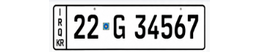
#> input picture assets/plate_types/private.png, 260 x 52 px
$ python generate_plate_city_assets.py
#> lines starting #> are read from the running program, lines starting #| are printed output that depends on the picture
"""Generate plate-city filter images from the unified Iraqi/KR private-plate template.

Deprecated: use the official reference sheet instead.
  1. Place it at assets/plate_cities/reference_sheet.png
  2. Run: python tools/extract_plate_city_reference.py

That extracts code_11.png … code_29.png with no pixel edits.
"""

from __future__ import annotations

from pathlib import Path

from PIL import Image, ImageDraw, ImageFont

PLATE_CITY_CODES: dict[str, str] = {
    "Baghdad": "11",
    "Basra": "14",
    "Erbil": "22",
    "Najaf": "28",
    "Karbala": "19",
    "Kirkuk": "25",
    "Mosul": "12",
    "Sulaymaniyah": "21",
    "Dohuk": "24",
    "Anbar": "15",
    "Halabja": "23",
    "Diyala": "20",
    "Maysan": "13",
    "Muthanna": "17",
    "Qadisiyyah": "16",
    "Babil": "18",
    "Dhi Qar": "27",
    "Salaheldeen": "26",
    "Wasit": "29",
}

KR_CITY_CODES = {"21", "22", "23", "24"}
TEMPLATE_CODE = "22"

OUTPUT_SCALE = 3
TILE_CROP = (0, 0, 148, 52)
TILE_OUTPUT_SIZE = (444, 156)

REPO = Path(__file__).resolve().parents[1]
TEMPLATE_PATH = REPO / "assets" / "plate_types" / "private.png"
OUT_DIR = REPO / "assets" / "plate_cities"

# Governorate code slot on private.png (replaces template "22").
CODE_ERASE = (50, 8, 68, 44)
KR_ERASE = (4, 35, 23, 50)

# Glyphs measured from private.png (260×52).
DIGIT_BOXES: dict[str, tuple[int, int, int, int]] = {
    "2": (53, 10, 67, 42),
    "3": (113, 10, 125, 42),
    "4": (135, 10, 146, 42),
    "5": (148, 10, 159, 42),
    "6": (161, 10, 173, 42),
    "7": (174, 10, 186, 42),
}


def _load_font(size: int) -> ImageFont.FreeTypeFont | ImageFont.ImageFont:
    for path in (
        REPO / "assets" / "fonts" / "FE-Mittelschrift.ttf",
        "C:/Windows/Fonts/arialbd.ttf",
        "C:/Windows/Fonts/ARIALNBI.TTF",
        "/usr/share/fonts/truetype/dejavu/DejaVuSansCondensed-Bold.ttf",
    ):
        p = Path(path)
        if p.is_file():
            return ImageFont.truetype(str(p), size)
    return ImageFont.load_default()


def _trim(img: Image.Image) -> Image.Image:
    bbox = img.getbbox()
    return img.crop(bbox) if bbox else img


def _extract_glyph(template: Image.Image, box: tuple[int, int, int, int]) -> Image.Image:
    return _trim(template.crop(box))


def _fit_font_glyph(ch: str, ref: Image.Image) -> Image.Image:
    target_h = ref.height
    best: Image.Image | None = None
    best_delta = 999
    for size in range(14, 42):
        font = _load_font(size)
        canvas = Image.new("RGBA", (ref.width * 4, target_h + 8), (0, 0, 0, 0))
        draw = ImageDraw.Draw(canvas)
        bbox = draw.textbbox((0, 0), ch, font=font)
        tw, th = bbox[2] - bbox[0], bbox[3] - bbox[1]
        x = (canvas.width - tw) // 2 - bbox[0]
        y = (canvas.height - th) // 2 - bbox[1]
        draw.text((x, y), ch, fill=(0, 0, 0, 255), font=font)
        glyph = _trim(canvas)
        delta = abs(glyph.height - target_h)
        if delta < best_delta:
            best_delta = delta
            best = glyph
    return best or ref


def _match_glyph_height(glyph: Image.Image, ref: Image.Image) -> Image.Image:
    if glyph.height == ref.height:
        return glyph
    ratio = ref.height / glyph.height
    return glyph.resize(
        (max(1, int(glyph.width * ratio)), ref.height),
        Image.Resampling.LANCZOS,
    )


def _build_digit_atlas(template: Image.Image) -> dict[str, Image.Image]:
    atlas = {name: _extract_glyph(template, box) for name, box in DIGIT_BOXES.items()}
    ref = atlas["3"]
    atlas["1"] = _match_glyph_height(_fit_font_glyph("1", ref), ref)
    atlas["9"] = _match_glyph_height(atlas["6"].rotate(180, expand=True), ref)
    atlas["0"] = _match_glyph_height(_fit_font_glyph("0", ref), ref)
    atlas["8"] = _match_glyph_height(_fit_font_glyph("8", ref), ref)
    return atlas


def _erase_rect(img: Image.Image, box: tuple[int, int, int, int]) -> None:
    x1, y1, x2, y2 = box
    patch = Image.new("RGBA", (x2 - x1, y2 - y1), (255, 255, 255, 255))
    img.paste(patch, (x1, y1))


def _compose_code_strip(code: str, atlas: dict[str, Image.Image]) -> Image.Image:
    glyphs = [atlas[ch] for ch in code]
    max_h = max(g.height for g in glyphs)
    total_w = sum(g.width for g in glyphs)
    strip = Image.new("RGBA", (total_w, max_h), (0, 0, 0, 0))
    x = 0
    for g in glyphs:
        y = (max_h - g.height) // 2
        strip.paste(g, (x, y), g)
        x += g.width
    return strip


def _paste_city_code(img: Image.Image, code: str, atlas: dict[str, Image.Image]) -> None:
    _erase_rect(img, CODE_ERASE)
    strip = _compose_code_strip(code, atlas)
    x1, y1, x2, y2 = CODE_ERASE
    box_w, box_h = x2 - x1, y2 - y1

    if strip.width > box_w:
        ratio = box_w / strip.width
        strip = strip.resize(
            (box_w, max(1, int(strip.height * ratio))),
            Image.Resampling.LANCZOS,
        )
    if strip.height > box_h:
        ratio = box_h / strip.height
        strip = strip.resize(
            (max(1, int(strip.width * ratio)), box_h),
            Image.Resampling.LANCZOS,
        )

    paste_x = x1 + (box_w - strip.width) // 2
    paste_y = y1 + (box_h - strip.height) // 2
    img.paste(strip, (paste_x, paste_y), strip)


def _draw_plate(code: str, template: Image.Image, atlas: dict[str, Image.Image]) -> Image.Image:
    img = template.copy()
    if code not in KR_CITY_CODES:
        _erase_rect(img, KR_ERASE)
    if code != TEMPLATE_CODE:
        _paste_city_code(img, code, atlas)
    cropped = img.crop(TILE_CROP)
    if OUTPUT_SCALE != 1:
        cropped = cropped.resize(TILE_OUTPUT_SIZE, Image.Resampling.NEAREST)
    return cropped


def _slug(city: str) -> str:
    return city.lower().replace(" ", "_")


def main() -> None:
    if not TEMPLATE_PATH.is_file():
        raise SystemExit(f"Missing template: {TEMPLATE_PATH}")

    OUT_DIR.mkdir(parents=True, exist_ok=True)
    template = Image.open(TEMPLATE_PATH).convert("RGBA")
#> template is the input picture: PIL image 260x52 RGBA; mean R, G, B, A 220.2, 220.4, 220.6, 255
    atlas = _build_digit_atlas(template)
#> in _build_digit_atlas, `atlas = {name: _extract_glyph(template, box) for name, box in DIGIT_BO..`: atlas = 6 items
#> the loop in _fit_font_glyph, `for size in range(14, 42):` made 28 passes
#> (tw, th, x, y) on passes 1 to 12: (9, 11, 19, 12), (9, 11, 19, 11), (10, 12, 19, 11), (11, 13, 18, 10), (11, 14, 18, 10), (12, 14, 18, 9), (13, 15, 17, 8), (13, 16, 17, 8), (14, 17, 17, 7), (14, 17, 17, 6), (15, 18, 16, 6), (16, 19, 16, 5)
#> after the loop in _fit_font_glyph, `for size in range(14, 42):`:
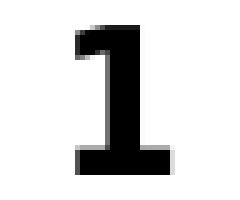
#> canvas: PIL image 48x40 RGBA (shown 5 times larger); mean R, G, B, A 0, 0, 0, 39.1; transparent parts drawn white
#> after the loop in _fit_font_glyph, `for size in range(14, 42):`: best_delta = 2
#> in _match_glyph_height, `ratio = ref.height / glyph.height`: ratio = 1.07
#> in _match_glyph_height, `return glyph.resize( (max(1, int(glyph.width * ratio)), ref.height), I..`:
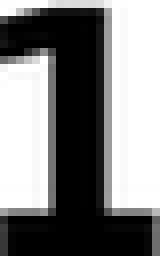
#> returned value: PIL image 20x32 RGBA (shown 8 times larger); mean R, G, B, A 0, 0, 0, 126; transparent parts drawn white
#> call 2 of _fit_font_glyph, with ch = '0'
#> the loop in _fit_font_glyph (call 2), `for size in range(14, 42):` made 28 passes
#> (tw, th, x, y) on passes 1 to 12: (9, 12, 19, 12), (9, 13, 19, 11), (10, 13, 19, 10), (11, 14, 18, 10), (11, 15, 18, 9), (12, 16, 18, 9), (13, 16, 17, 8), (13, 17, 17, 7), (14, 18, 17, 7), (14, 19, 17, 6), (15, 19, 16, 5), (16, 20, 16, 5)
#> after the loop in _fit_font_glyph (call 2), `for size in range(14, 42):`:
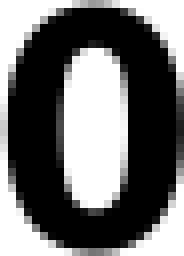
#> best: PIL image 23x32 RGBA (shown 8 times larger); mean R, G, B, A 0, 0, 0, 144.6; transparent parts drawn white
#> after the loop in _fit_font_glyph (call 2), `for size in range(14, 42):`:
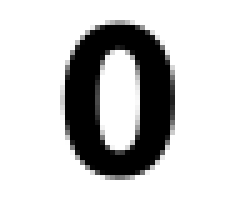
#> canvas: PIL image 48x40 RGBA (shown 5 times larger); mean R, G, B, A 0, 0, 0, 55.4; transparent parts drawn white
#> after the loop in _fit_font_glyph (call 2), `for size in range(14, 42):`: best_delta = 0
#> call 3 of _fit_font_glyph, with ch = '8'
#> the loop in _fit_font_glyph (call 3), `for size in range(14, 42):` made 28 passes
#> (tw, th, x, y) on passes 1 to 12: (9, 12, 19, 12), (9, 13, 19, 11), (10, 13, 19, 10), (11, 14, 18, 10), (11, 15, 18, 9), (12, 16, 18, 9), (13, 16, 17, 8), (13, 17, 17, 7), (14, 18, 17, 7), (14, 19, 17, 6), (15, 19, 16, 5), (16, 20, 16, 5)
#> after the loop in _fit_font_glyph (call 3), `for size in range(14, 42):`:
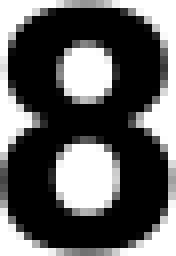
#> best: PIL image 22x32 RGBA (shown 8 times larger); mean R, G, B, A 0, 0, 0, 159.4; transparent parts drawn white
#> after the loop in _fit_font_glyph (call 3), `for size in range(14, 42):`:
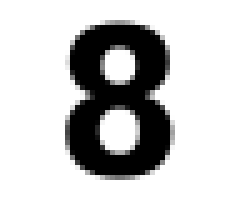
#> canvas: PIL image 48x40 RGBA (shown 5 times larger); mean R, G, B, A 0, 0, 0, 58.5; transparent parts drawn white
#> atlas = 10 items

    for city, code in PLATE_CITY_CODES.items():
        img = _draw_plate(code, template, atlas)
        out_path = OUT_DIR / f"{_slug(city)}.png"
        img.save(out_path, optimize=True, compress_level=6)
        print(f"Wrote {out_path.name} ({code})")
#> this loop made 19 passes
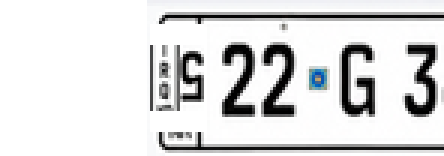
#> img: PIL image 444x156 RGBA; mean R, G, B, A 219.8, 220.1, 220.4, 255
    print(f"Done — {len(PLATE_CITY_CODES)} images in {OUT_DIR}")


if __name__ == "__main__":
    main()

$ run again, with assets/plate_types/code_11.png copied over assets/plate_types/private.png
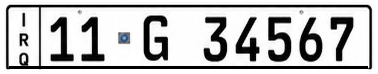
#> input picture assets/plate_types/code_11.png, 378 x 74 px
#> in _build_digit_atlas, `atlas = {name: _extract_glyph(template, box) for name, box in DIGIT_BO..`: atlas = 6 items
#> the loop in _fit_font_glyph, `for size in range(14, 42):` made 28 passes
#> (tw, th, x, y) on passes 1 to 8: (9, 11, 19, 12), (9, 11, 19, 11), (10, 12, 19, 11), (11, 13, 18, 10), (11, 14, 18, 10), (12, 14, 18, 9), (13, 15, 17, 8), (13, 16, 17, 8)
#> after the loop in _fit_font_glyph, `for size in range(14, 42):`: best_delta = 2
#> in _match_glyph_height, `ratio = ref.height / glyph.height`: ratio = 1.07
#> the loop in _fit_font_glyph (call 2), `for size in range(14, 42):` made 28 passes
#> (tw, th, x, y) on passes 1 to 8: (9, 12, 19, 12), (9, 13, 19, 11), (10, 13, 19, 10), (11, 14, 18, 10), (11, 15, 18, 9), (12, 16, 18, 9), (13, 16, 17, 8), (13, 17, 17, 7)
#> in main, `atlas = _build_digit_atlas(template)`: atlas = 10 items
#> the loop in main, `for city, code in PLATE_CITY_CODES.items():` made 19 passes
#> pass 1, in _draw_plate, `cropped = img.crop(TILE_CROP)`:
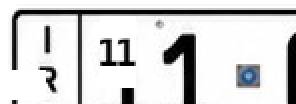
#> cropped: PIL image 148x52 RGBA (shown 2 times larger); mean R, G, B, A 211.1, 211.3, 211.6, 254.5; transparent parts drawn white
#> after the loop in main, `for city, code in PLATE_CITY_CODES.items():`:
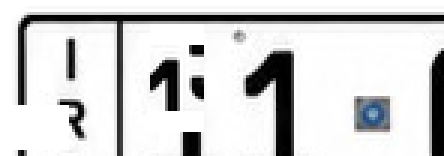
#> img: PIL image 444x156 RGBA; mean R, G, B, A 209.9, 210.1, 210.4, 255

$ run again, with assets/plate_types/code_11_dark.png copied over assets/plate_types/private.png
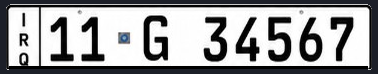
#> input picture assets/plate_types/code_11_dark.png, 378 x 74 px
#> in main, template is the input picture: PIL image 378x74 RGBA; mean R, G, B, A 157.8, 158.3, 159.7, 255
#> in _build_digit_atlas, `atlas = {name: _extract_glyph(template, box) for name, box in DIGIT_BO..`: atlas = 6 items
#> the loop in _fit_font_glyph, `for size in range(14, 42):` made 28 passes
#> (tw, th, x, y) on passes 1 to 8: (9, 11, 19, 12), (9, 11, 19, 11), (10, 12, 19, 11), (11, 13, 18, 10), (11, 14, 18, 10), (12, 14, 18, 9), (13, 15, 17, 8), (13, 16, 17, 8)
#> after the loop in _fit_font_glyph, `for size in range(14, 42):`: best_delta = 2
#> in _match_glyph_height, `ratio = ref.height / glyph.height`: ratio = 1.07
#> the loop in _fit_font_glyph (call 2), `for size in range(14, 42):` made 28 passes
#> (tw, th, x, y) on passes 1 to 8: (9, 12, 19, 12), (9, 13, 19, 11), (10, 13, 19, 10), (11, 14, 18, 10), (11, 15, 18, 9), (12, 16, 18, 9), (13, 16, 17, 8), (13, 17, 17, 7)
#> in main, `atlas = _build_digit_atlas(template)`: atlas = 10 items
#> the loop in main, `for city, code in PLATE_CITY_CODES.items():` made 19 passes
#> pass 1, in _draw_plate, `cropped = img.crop(TILE_CROP)`:
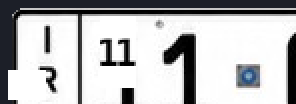
#> cropped: PIL image 148x52 RGBA (shown 2 times larger); mean R, G, B, A 186, 186.6, 187.9, 254.5; transparent parts drawn white
#> after the loop in main, `for city, code in PLATE_CITY_CODES.items():`:
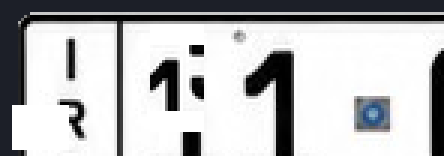
#> img: PIL image 444x156 RGBA; mean R, G, B, A 184.8, 185.4, 186.7, 255
